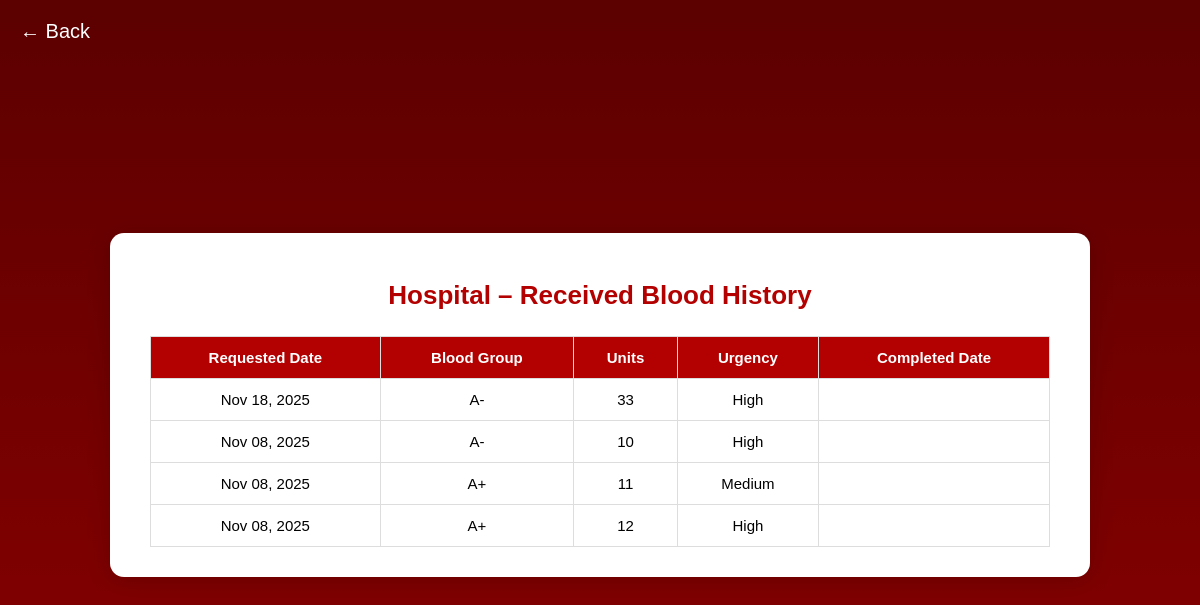
/hospital/hospital_blood_received_history/ (signed in), run on an earlier commit of the app's database.
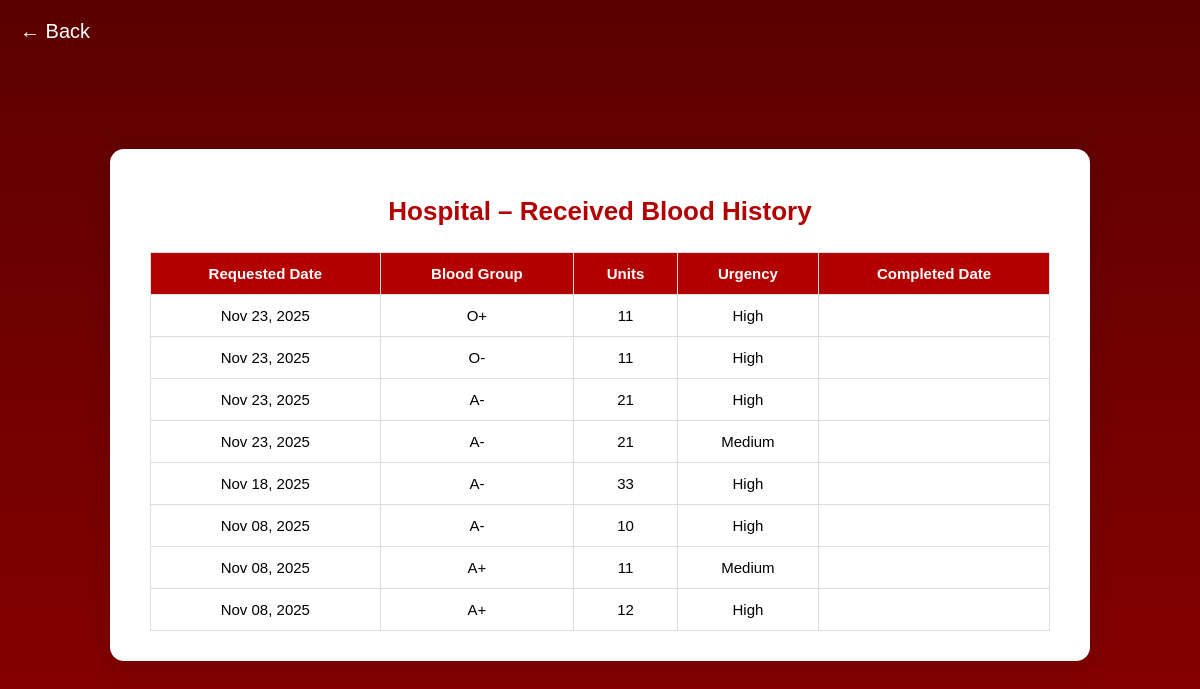
And on a later commit of the database.
### blood_bank_app/models.py (models this page shows, shortened)
class HospitalBloodRequest(models.Model):
    BLOOD_GROUP_CHOICES = [
        ('A+', 'A+'), ('A-', 'A-'),
        ('B+', 'B+'), ('B-', 'B-'),
        ('AB+', 'AB+'), ('AB-', 'AB-'),
        ('O+', 'O+'), ('O-', 'O-'),
    ]
    URGENCY_LEVEL_CHOICES = [
        ('High', 'High'),
        ('Medium', 'Medium'),
        ('Low', 'Low'),
    ]
    STATUS_CHOICES = [
        ('Pending', 'Pending'),
        ('Approved', 'Approved'),
        ('Rejected', 'Rejected'),
        ('Completed', 'Completed'),
        ('Expired', 'Expired'),
    ]
    hospital = models.ForeignKey(User, on_delete=models.CASCADE)
    blood_group = models.CharField(max_length=3, choices=BLOOD_GROUP_CHOICES)
    units = models.PositiveIntegerField()
    required_date = models.DateField()
    urgency = models.CharField(max_length=10, choices=URGENCY_LEVEL_CHOICES)
    status = models.CharField(max_length=20, choices=STATUS_CHOICES, default='Pending')  # ✅ Added
    created_at = models.DateTimeField(auto_now_add=True)

### blood_bank_app/views.py (the view)
# urls.py: path('hospital/hospital_blood_received_history/', views.hospital_blood_received_history, name='hospital_blood_received_history'),
@login_required
def hospital_blood_received_history(request):
    today = date.today()
    HospitalBloodRequest.objects.filter(
        hospital=request.user,
        status='Approved',
        required_date__lte=today
    ).update(status='Completed')
    completed_requests = HospitalBloodRequest.objects.filter(
        hospital=request.user,
        status='Completed'
    ).order_by('-created_at')
    return render(request, 'hospital/hospital_blood_received_history.html', {
        "completed_requests": completed_requests
    })

### blood_bank_app/templates/hospital/hospital_blood_received_history.html (shortened to what this page needs)
{% extends "master.html" %}
{% load static %}
{% block content %}
<a href="javascript:history.back()" class="back-arrow">&#8592; Back</a>
<div class="notification-page">
    <div class="notification-container">
        <h1>Hospital – Received Blood History</h1>
        {% if completed_requests %}
            <table class="request-table">
                <thead>
                    <tr>
                        <th>Requested Date</th>
                        <th>Blood Group</th>
                        <th>Units</th>
                        <th>Urgency</th>
                        <th>Completed Date</th>
                    </tr>
                </thead>
                <tbody>
                    {% for r in completed_requests %}
                        <tr>
                            <td>{{ r.created_at|date:"M d, Y" }}</td>
                            <td>{{ r.blood_group }}</td>
                            <td>{{ r.units }}</td>
                            <td>{{ r.urgency }}</td>
                            <td>{{ r.updated_at|date:"M d, Y" }}</td>
                        </tr>
                    {% endfor %}
                </tbody>
            </table>
        {% else %}
            <p class="no-notifications">No completed requests found.</p>
        {% endif %}
    </div>
</div>
{% endblock %}

### blood_bank_app/templates/master.html (shortened to what this page needs)
<!DOCTYPE html>
<html lang="en">
<head>
    {% load static %}
    <link rel="stylesheet" href="{% static 'css/blood_bank.css' %}">
</head>
<body>
{% block content %}{% endblock %}
</body>
</html>

### blood_bank_app/static/css/blood_bank.css (style rules this page uses)
body { display: flex; flex-direction: column; justify-content: center; align-items: center; height: 100vh; margin: 0; background-color:#FAFAFA; }

### blood_bank_app/templates/hospital/hospital_blood_received_history.html (style rules this page uses)
html, body { margin: 0 !important; padding: 0 !important; min-height: 100vh !important; background: linear-gradient(180deg, #5c0000 0%, #8b0000 100%); font-family: "Poppins", sans-serif; }
.back-arrow { position: fixed; top: 20px; left: 20px; font-size: 20px; color: #fff; text-decoration: none; font-weight: 500; transition: color 0.3s ease; z-index: 9999; }
.notification-page { width: 100%; display: flex; justify-content: center; align-items: flex-start; padding-top: 10px; }
.notification-container { width: 90%; max-width: 900px; background: #fff; padding: 30px 40px; border-radius: 14px; box-shadow: 0 4px 25px rgba(0, 0, 0, 0.15); margin: 20px auto; text-align: center; }
h1 { text-align: center; color: #b30000; margin-bottom: 25px; font-size: 26px; font-weight: 600; }
.request-table { width: 100%; border-collapse: collapse; margin-top: 20px; }
.request-table th, .request-table td { border: 1px solid #ddd; padding: 12px; text-align: center; font-size: 15px; }
.request-table th { background-color: #b30000; color: #fff; font-weight: 600; }

What changed in the data, as far as the page shows it:
added HospitalBloodRequest: created_at "Nov 23, 2025", blood_group "O+", units "11", urgency "High"
added HospitalBloodRequest: created_at "Nov 23, 2025", blood_group "O-", units "11", urgency "High"
added HospitalBloodRequest: created_at "Nov 23, 2025", blood_group "A-", units "21", urgency "High"
added HospitalBloodRequest: created_at "Nov 23, 2025", blood_group "A-", units "21", urgency "Medium"
